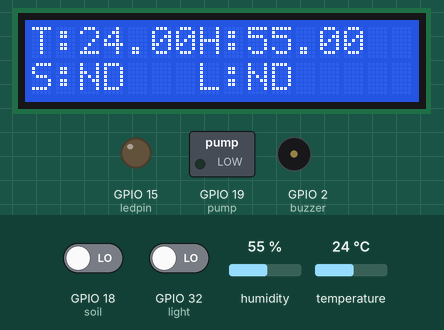
Bench run of a sketch on a simulated ESP32. Parts: 16×2 character LCD, switched loads named in the sketch (green lamp = pin HIGH), output pins drawn as LEDs (lit = HIGH), buzzer (waves = sounding, pin HIGH). Inputs (shaded band) come from the test bench; at power-on: GPIO 18 (soil) LOW, GPIO 32 (light) LOW, humidity 55 %, temperature 24 °C. WiFi joins after 1.5 s; servers stay silent unless stated; what the sketch prints to the serial monitor is not drawn.

Above: at 3.1 s.
3.2 s: GPIO 18 (soil) driven HIGH
At 4.4 s:
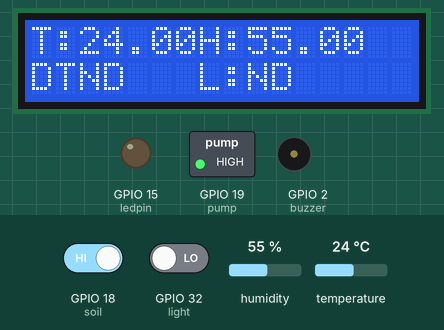
4.7 s: GPIO 32 (light) driven HIGH
At 5.5 s:
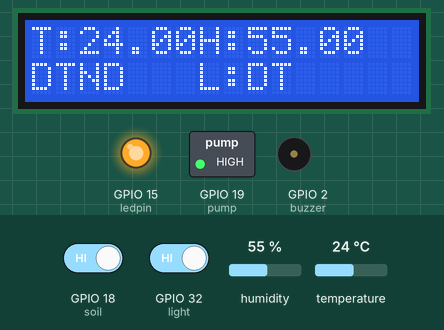
6.2 s: GPIO 18 (soil) driven LOW
At 7.4 s:
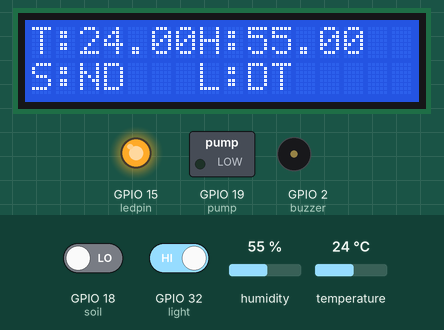
7.7 s: humidity set to 22 %
At 9.0 s:
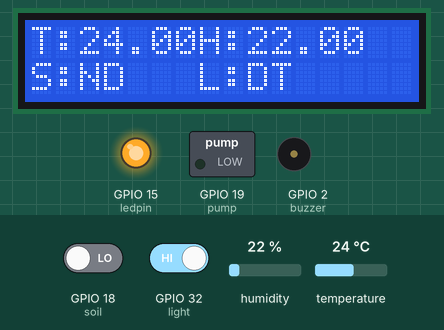
9.5 s: temperature set to 12 °C
At 10.7 s:
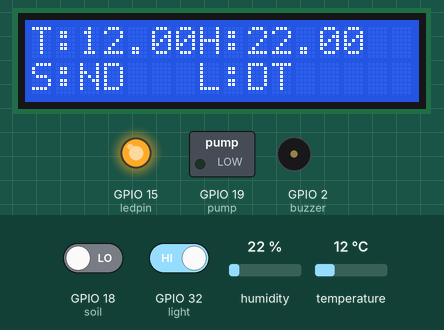
11.6 s: GPIO 32 (light) driven LOW
At 12.3 s:
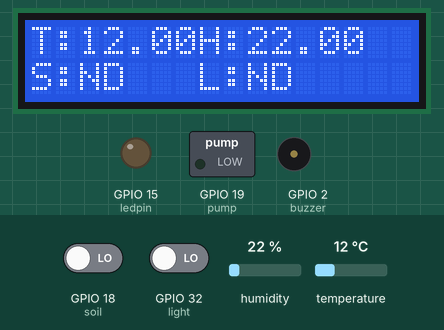
Timing chart, 0 to 14.1 s (numbered marks = the images above; inputs shaded):
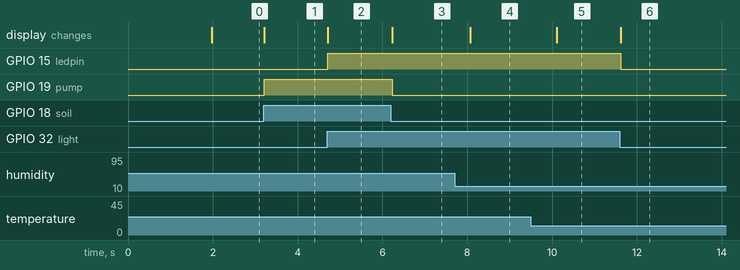

The sketch:

sketch_nov07a.ino
```cpp
#define BLYNK_TEMPLATE_ID "TMPLm22-DcDd"
#define BLYNK_DEVICE_NAME "Smart Agriculture"
#define BLYNK_AUTH_TOKEN "ge5NtTf4UAlzSb77XIfo_s9NsbrWfPQU"

// Comment this out to disable prints and save space
#define BLYNK_PRINT Serial

#include <WiFi.h>
#include <WiFiClient.h>
#include <BlynkSimpleEsp32.h>
#include <DHT.h>


char auth[] = BLYNK_AUTH_TOKEN;

// Your WiFi credentials.
// Set password to "" for open networks.
char ssid[] = "puneeth";
char pass[] = "01234567";

int buzzer=2;

#define DHT11_PIN 5
//DHT11 data pin to D4
DHT dht(DHT11_PIN,DHT11);

#define ledpin 15
#define pump 19

BlynkTimer timer;
#include <LiquidCrystal_I2C.h>

#define soil 18
#define light 32


//String long_lat;
// initialize the library with the numbers of the interface pins
LiquidCrystal_I2C lcd(0x27, 16, 2);


void setup()
{
  //Init serial
  Serial.begin(115200);
  lcd.init();
  lcd.backlight();

  //Blynk.begin(auth, ssid, pass);
  Blynk.begin(auth, ssid, pass, "blynk.cloud", 80);
    lcd.begin(16, 2);
    pinMode(buzzer,OUTPUT);
        pinMode(pump,OUTPUT);
            pinMode(ledpin,OUTPUT);
    pinMode(soil,INPUT);
    pinMode(light,INPUT);
    dht.begin();
}


void loop()
{

Blynk.run();
timer.run();


    float h = dht.readHumidity();
    float t = dht.readTemperature();
    Serial.print("Current humidity = ");
    Serial.print(h);
    Serial.print("%  ");
    Serial.print("temperature = ");
    Serial.print(t);
    Serial.println("C  ");

   lcd.setCursor(0,0);
   lcd.print("T:");
   lcd.print(t);

   lcd.setCursor(7,0);
   lcd.print("H:");
   lcd.print(h);

    Blynk.virtualWrite(V2,t);
    Blynk.virtualWrite(V3,h);

   int soilval=digitalRead(soil);
   if(soilval==1)
   {
   Blynk.virtualWrite(V0,"NO SOIL MOISTURE DETECTED");
   lcd.setCursor(0,1);
   lcd.print("DT");
   digitalWrite(pump,HIGH);
   }

   else
   {
       Blynk.virtualWrite(V0,"SOIL MOISTURE DETECTED");
   lcd.setCursor(0,1);
   lcd.print("S:ND");
      digitalWrite(pump,LOW);

    }

   int lightval=digitalRead(light);
   if(lightval==1)
   {
   Blynk.virtualWrite(V1,"NO LIGHT DETECTED");
    lcd.setCursor(7,1);
   lcd.print("L:DT");
  digitalWrite(ledpin,HIGH);

 }
 else
 {
   Blynk.virtualWrite(V1,"LIGHT DETECTED");
   lcd.setCursor(7,1);
   lcd.print("L:ND");
    digitalWrite(ledpin,LOW);
  }
 }
```

Measured:
- after the input at 3.2 s, GPIO 19 (pump): LOW → HIGH at once; the display: changes at once (image 1)
- after the input at 4.7 s, GPIO 15 (ledpin): LOW → HIGH at once; the display: changes at once (image 2)
- after the input at 6.2 s, GPIO 19 (pump): HIGH → LOW at once; the display: changes at once (image 3)
- after the input at 7.7 s, the display: changes after 0.37 s (image 4)
- after the input at 9.5 s, the display: changes after 0.61 s (image 5)
- after the input at 11.6 s, GPIO 15 (ledpin): HIGH → LOW at once; the display: changes at once (image 6)
